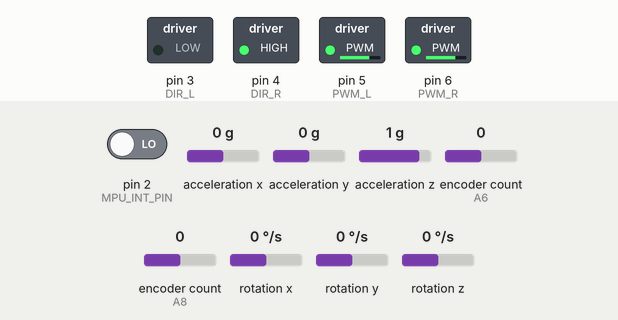
Recording of a sketch running on a simulated Teensy 4. Shown: switched loads named in the sketch (green lamp = pin HIGH). The test bench sets the inputs (shaded band); at power-on: pin 2 (MPU_INT_PIN) LOW, acceleration x 0 g, acceleration y 0 g, acceleration z 1 g, encoder count (sensors on A6, A8) 0, rotation x 0 °/s, rotation y 0 °/s, rotation z 0 °/s. The sensor or clock chip raises its interrupt line as the real part does; what the sketch prints to the serial monitor is not drawn.

Above: at 0.55 s.
At 19.95 s:
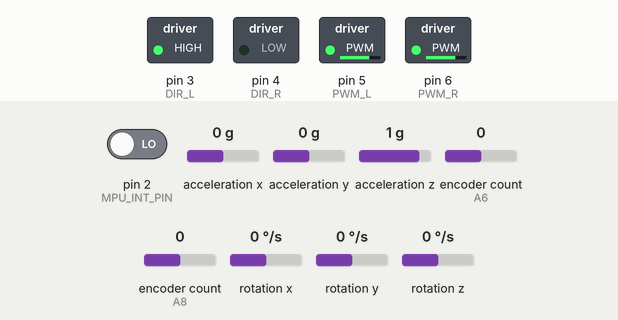
Timing chart, 0 to 23.5 s (numbered marks = the images above):
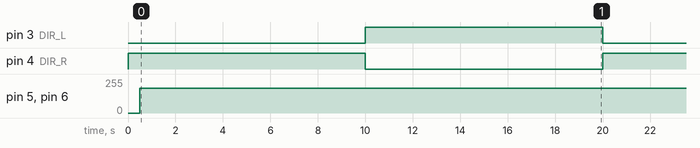

Measured:
- by itself, pin 3 (DIR_L), pin 4 (DIR_R): alternates HIGH for 10.0 s and LOW for 10.0 s
- by itself, pin 5 (PWM_L), pin 6 (PWM_R): 0/255 → 186/255 at 0.50 s

The sketch:

Ultra.ino
```cpp
// Teensy 4.1 + Cytron MDD10A + Encoders + MPU6050 DMP
// Full complementary filter for (x, y, theta)
// Outputs: x, y, th_f (rad), yaw_imu_deg, etc. — compatible with live_plot_xy_from_teensy_text.py

#include <Arduino.h>
#include <Wire.h>
#include <Encoder.h>
#include "I2Cdev.h"
#include "MPU6050_6Axis_MotionApps20.h"

// ---------- Motor driver (MDD10A) ----------
const int DIR_L = 3;
const int PWM_L = 5;
const int DIR_R = 4;
const int PWM_R = 6;

// ---------- Encoder pins ----------
const int ENC_L_A = 20, ENC_L_B = 21;
const int ENC_R_A = 22, ENC_R_B = 23;

// ---------- MPU6050 ----------
const int MPU_INT_PIN = 2;

// ---------- Objects ----------
Encoder encLeft(ENC_L_A, ENC_L_B);
Encoder encRight(ENC_R_A, ENC_R_B);
MPU6050 mpu;

// ---------- Robot geometry ----------
const float TICKS_PER_REV = 4160.0f;     // encoder counts per track rotation
const float TRACK_LEN_M = 0.525f;        // track length covered per full encoder rev
const float M_PER_TICK = TRACK_LEN_M / TICKS_PER_REV;
const float WHEEL_BASE_M = 0.19f;        // distance between left/right wheels

// ---------- Complementary filter gains ----------
float ALPHA = 0.98f;   // encoder trust (high-pass)
float BETA = 0.02f;    // IMU trust (low-pass) — = (1 - ALPHA)

// ---------- States ----------
float x_enc = 0, y_enc = 0, theta_enc = 0;  // encoder-only
float x_f = 0, y_f = 0, theta_f = 0;        // fused
float theta_imu = 0;                        // IMU yaw (rad)

// ---------- Timers ----------
elapsedMillis odomTimer;
const uint32_t ODOM_MS = 50; // 20 Hz
long lastL = 0, lastR = 0;

elapsedMillis dirTimer;
const uint32_t SEGMENT_MS = 10000;
int direction = 1;
const int RUN_DUTY = 3000;

// ---------- DMP ----------
volatile bool mpuInterrupt = false;
bool dmpReady = false;
uint16_t packetSize = 0;
uint8_t fifoBuffer[64];
Quaternion q;
VectorFloat gravity;
float ypr[3];

// ---------- Helper functions ----------
static inline float wrapPi(float a) {
  while (a > PI) a -= 2 * PI;
  while (a < -PI) a += 2 * PI;
  return a;
}

void dmpDataReady() { mpuInterrupt = true; }

void setMotorLeft(int duty) {
  bool forward = duty >= 0;
  uint16_t pwm = constrain(abs(duty), 0, 4095);
  digitalWrite(DIR_L, forward ? LOW : HIGH);
  analogWrite(PWM_L, pwm);
}

void setMotorRight(int duty) {
  bool forward = duty >= 0;
  uint16_t pwm = constrain(abs(duty), 0, 4095);
  digitalWrite(DIR_R, forward ? HIGH : LOW);
  analogWrite(PWM_R, pwm);
}

// ---------- Setup ----------
void setup() {
  Serial.begin(115200);

  // Motor setup
  analogWriteFrequency(PWM_L, 20000);
  analogWriteFrequency(PWM_R, 20000);
  analogWriteResolution(12);
  pinMode(DIR_L, OUTPUT);
  pinMode(DIR_R, OUTPUT);
  pinMode(PWM_L, OUTPUT);
  pinMode(PWM_R, OUTPUT);
  setMotorLeft(0);
  setMotorRight(0);

  // IMU setup
  Wire.begin();
  Wire.setClock(400000);
  mpu.initialize();
  pinMode(MPU_INT_PIN, INPUT);

  if (mpu.testConnection()) {
    if (mpu.dmpInitialize() == 0) {
      mpu.setDMPEnabled(true);
      attachInterrupt(digitalPinToInterrupt(MPU_INT_PIN), dmpDataReady, RISING);
      packetSize = mpu.dmpGetFIFOPacketSize();
      dmpReady = true;
      Serial.println("MPU6050 DMP ready");
    } else {
      Serial.println("DMP init failed");
    }
  } else {
    Serial.println("MPU6050 connection failed");
  }
}

// ---------- Main loop ----------
void loop() {
  // Basic motion control (alternate direction)
  if (dirTimer >= SEGMENT_MS) {
    dirTimer = 0;
    direction = -direction;
  }
  int cmd = direction * RUN_DUTY;
  setMotorLeft(cmd);
  setMotorRight(cmd);

  // --- Read IMU yaw ---
  if (dmpReady && mpu.dmpGetCurrentFIFOPacket(fifoBuffer)) {
    mpu.dmpGetQuaternion(&q, fifoBuffer);
    mpu.dmpGetGravity(&gravity, &q);
    mpu.dmpGetYawPitchRoll(ypr, &q, &gravity);
    theta_imu = wrapPi(ypr[0]); // radians
  }

  // --- Odometry & fusion ---
  if (odomTimer >= ODOM_MS) {
    odomTimer = 0;

    long cntL = -encLeft.read();
    long cntR = encRight.read();
    long dL = cntL - lastL;
    long dR = cntR - lastR;
    lastL = cntL;
    lastR = cntR;

    float dL_m = dL * M_PER_TICK;
    float dR_m = dR * M_PER_TICK;
    float dC = 0.5f * (dL_m + dR_m);
    float dTheta = (dR_m - dL_m) / WHEEL_BASE_M;

    // Encoder-only pose update
    theta_enc = wrapPi(theta_enc + dTheta);
    float theta_mid = wrapPi(theta_enc - dTheta * 0.5f);
    x_enc += dC * cosf(theta_mid);
    y_enc += dC * sinf(theta_mid);

    // Complementary fused orientation
    theta_f = wrapPi(ALPHA * wrapPi(theta_f + dTheta) + BETA * theta_imu);

    // Complementary fused translation
    float dx_enc = dC * cosf(theta_f);
    float dy_enc = dC * sinf(theta_f);
    x_f = ALPHA * (x_f + dx_enc) + BETA * x_enc;
    y_f = ALPHA * (y_f + dy_enc) + BETA * y_enc;

    // --- Output (Python plot compatible) ---
    Serial.print("x:"); Serial.print(x_f, 5);
    Serial.print(" y:"); Serial.print(y_f, 5);
    Serial.print(" th_f:"); Serial.print(theta_f, 5);
    Serial.print(" yaw_imu_deg:"); Serial.print(theta_imu * 57.2958, 2);
    Serial.print(" Xencoder:"); Serial.print(x_enc, 5);
    Serial.print(" Yencoder:"); Serial.print(y_enc, 5);
    Serial.print(" Angle_encoder:"); Serial.print(theta_enc, 5);
    Serial.println();
  }
}
```
